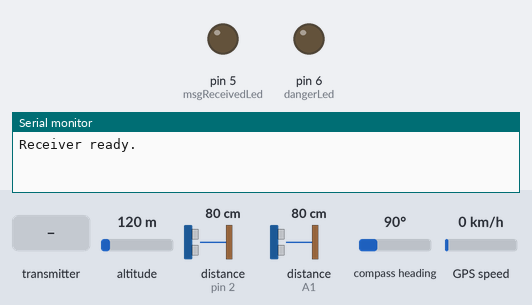
A sketch run on a simulated Arduino Uno, built with avr-gcc and run on an emulated ATmega328P. Parts: output pins drawn as LEDs (lit = HIGH), the last lines printed to the serial monitor. The test bench sets the inputs (shaded band); at power-on: altitude 120 m, distance to the obstacle (sensors on pin 2, A1) 80 cm, compass heading 90°, GPS speed 0 km/h. The echo pulse lasts 58.3 µs per cm; the GPS gets a fix after 3 s at 37.7749, -122.4194 with 8 satellites; no radio packets arrive unless stated; pins used as bus, display or sensor lines are not drawn.

Above: at 1.2 s.
1.3 s: the transmitter starts sending latitude = 0
At 3.98 s:
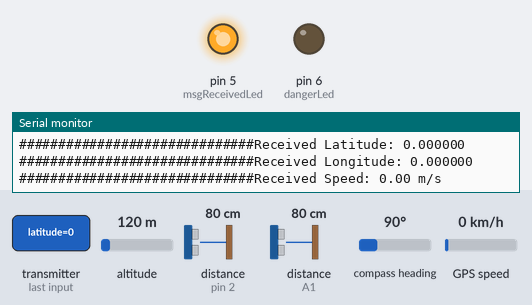
4.8 s: altitude set to 20 m
Timing chart, 0 to 14.9 s (numbered marks = the images above; inputs shaded):
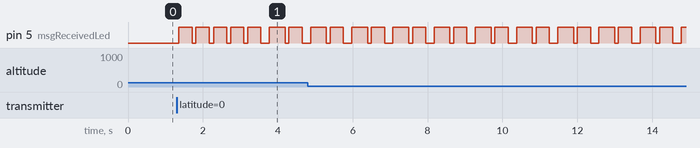

The sketch:

Cars_ahead.ino
```cpp
#include <SPI.h>
#include <nRF24L01.h>
#include <RF24.h>
#include <SoftwareSerial.h>
#include <TinyGPS++.h>
#include <math.h> // Required for mathematical functions

// nRF24L01 Setup
RF24 radio(9, 10); // CE, CSN
const byte address[6] = "00001";     // Address for incoming
const byte ackAddress[6] = "00002";  // Address for outgoing acknowledgment

// GPS Setup
static const int RXPin = 3, TXPin = 4; // GPS RX → Arduino Pin 3, GPS TX → Arduino Pin 4
static const uint32_t GPSBaud = 9600; // GPS module baud rate
SoftwareSerial gpsSerial(RXPin, TXPin); // Create SoftwareSerial for GPS
TinyGPSPlus gps; // TinyGPS++ object for parsing GPS data

// Structure to receive GPS data from nRF24L01
struct Location {
  float latitude;   // Latitude
  float longitude;  // Longitude
  float speed;      // Speed in cm/s
};

// Variables to store received and local GPS coordinates
Location receivedData;
float localLatitude = 0.0, localLongitude = 0.0, localSpeed = 0.0;
bool receivedNewData = false; // Flag to indicate new data received

// LED Pins
const int msgReceivedLed = 5; // Change as needed
const int dangerLed = 6;      // Change as needed

// Ultrasonic Sensor Pins
const int trigLeft = A0;       // Left sensor Trig connected to A0
const int echoLeft = A1;       // Left sensor Echo connected to A1
const int trigRight = 7;       // Right sensor Trig connected to 7
const int echoRight = 2;       // Right sensor Echo connected to 2

// Function to calculate distance using the Haversine formula
double calculateDistance(double lat1, double lon1, double lat2, double lon2) {
  const double R = 6371.0; // Earth's radius in kilometers
  double latRad1 = radians(lat1);
  double latRad2 = radians(lat2);
  double deltaLat = radians(lat2 - lat1);
  double deltaLon = radians(lon2 - lon1);

  double a = sin(deltaLat / 2) * sin(deltaLat / 2) +
             cos(latRad1) * cos(latRad2) *
             sin(deltaLon / 2) * sin(deltaLon / 2);
  double c = 2 * atan2(sqrt(a), sqrt(1 - a));
  return R * c * 1000; // Distance in meters
}

// Function to get the distance from an ultrasonic sensor
float getUltrasonicDistance(int trigPin, int echoPin) {
  digitalWrite(trigPin, LOW);
  delayMicroseconds(2);
  digitalWrite(trigPin, HIGH);
  delayMicroseconds(10);
  digitalWrite(trigPin, LOW);

  long duration = pulseIn(echoPin, HIGH);
  float distance = (duration * 0.0343) / 2; // Convert to cm
  return (distance > 0 && distance < 400) ? distance : -1; // Return -1 for invalid distances
}

void setup() {
  Serial.begin(9600);

  // Initialize radio
  radio.begin();
  radio.openReadingPipe(0, address);    // Listen for incoming data
  radio.openWritingPipe(ackAddress);   // Send acknowledgment to the transmitter
  radio.setChannel(108);
  radio.setPALevel(RF24_PA_LOW);
  radio.setAutoAck(false); // Disable Auto-ACK
  radio.startListening();

  // GPS Initialization
  gpsSerial.begin(GPSBaud);

  // LED Pins Setup
  pinMode(msgReceivedLed, OUTPUT);
  pinMode(dangerLed, OUTPUT);

  // Ultrasonic Sensor Pins Setup
  pinMode(trigLeft, OUTPUT);
  pinMode(echoLeft, INPUT);
  pinMode(trigRight, OUTPUT);
  pinMode(echoRight, INPUT);

  // Ensure LEDs are off initially
  digitalWrite(msgReceivedLed, LOW);
  digitalWrite(dangerLed, LOW);

  Serial.println("Receiver ready.");
}

void loop() {
  // Check for new data from nRF24L01 asynchronously
  if (radio.available()) {
    radio.read(&receivedData, sizeof(receivedData));
    receivedNewData = true; // Set the flag for new data

    // Light up the message received LED
    digitalWrite(msgReceivedLed, HIGH);

    Serial.print("##############################Received Latitude: ");
    Serial.println(receivedData.latitude, 6);
    Serial.print("##############################Received Longitude: ");
    Serial.println(receivedData.longitude, 6);
    Serial.print("##############################Received Speed: ");
    Serial.print(receivedData.speed, 2);
    Serial.println(" m/s");

    // Calculate the distance and effective distance
    double gpsDistance = calculateDistance(localLatitude, localLongitude, receivedData.latitude, receivedData.longitude);

    // Get distances from ultrasonic sensors
    float leftDistance = getUltrasonicDistance(trigLeft, echoLeft);
    delay(50); // Add delay to prevent interference
    float rightDistance = getUltrasonicDistance(trigRight, echoRight);

    Serial.print("********Left Ultrasonic Distance: ");
    Serial.println(leftDistance != -1 ? String(leftDistance) + " cm" : "Invalid");
    Serial.print("========Right Ultrasonic Distance: ");
    Serial.println(rightDistance != -1 ? String(rightDistance) + " cm" : "Invalid");
    double brakingDistance = pow(localSpeed , 2) / (2 * 0.6 * 9.8);
    // Check if danger condition is met
    if (gpsDistance < brakingDistance) { // Example danger threshold
      Serial.println("^^^^^^^^^^^DANGER DETECTED!!!!^^^^^^^^");
      digitalWrite(dangerLed, HIGH);
      // Choose direction based on ultrasonic distances
      if (leftDistance == -1 && rightDistance == -1) {
        Serial.println("No valid ultrasonic data. Staying in place.");
      } else
      if (leftDistance > rightDistance) {
        Serial.println("<------------Turning LEFT to avoid danger.------------>");
        delay(2000);
      } else {
        Serial.println("<------------Turning RIGHT to avoid danger.------------>");
        delay(2000);
      }


    } else {
      digitalWrite(dangerLed, LOW); // Turn off danger LED
    }

    // Send a default acknowledgment back to the transmitter
    radio.stopListening(); // Switch to transmitter mode
    const char ack[] = "Ack: Received";
    bool success = radio.write(&ack, sizeof(ack)); // Send acknowledgment
    if (success) {
      Serial.println("‼!!!!!!!!!!Default Ack sent successfully.");
    } else {
      Serial.println("Failed to send Default Ack.");
    }

    radio.startListening(); // Switch back to receiver mode

    delay(100); // Keep the LED on briefly
    digitalWrite(msgReceivedLed, LOW); // Turn off message received LED
  }
  digitalWrite(msgReceivedLed, LOW);
  delay(100);

  // Check for new GPS data asynchronously
  while (gpsSerial.available() > 0) {
    gps.encode(gpsSerial.read());
    if (gps.location.isUpdated()) {
      localLatitude = gps.location.lat();
      localLongitude = gps.location.lng();
      localSpeed = gps.speed.kmph() * 27.7778; // Convert to cm/s

      Serial.print("Local Latitude: ");
      Serial.println(localLatitude, 6);
      Serial.print("Local Longitude: ");
      Serial.println(localLongitude, 6);
      Serial.print("Local Speed: ");
      Serial.print(localSpeed, 2);
      Serial.println(" cm/s");
    }
  }

  // If new data has been received, calculate the distance
  if (receivedNewData) {
    receivedNewData = false; // Reset the flag
  }
}
```

Measured:
- after the input at 1.3 s, pin 5 (msgReceivedLed): goes 4 × (HIGH 0.35 s, LOW 0.10 s), HIGH 0.35 s, LOW 0.23 s, HIGH 0.42 s, LOW 0.10 s, HIGH 0.35 s, then LOW, starting after 0.06 s
